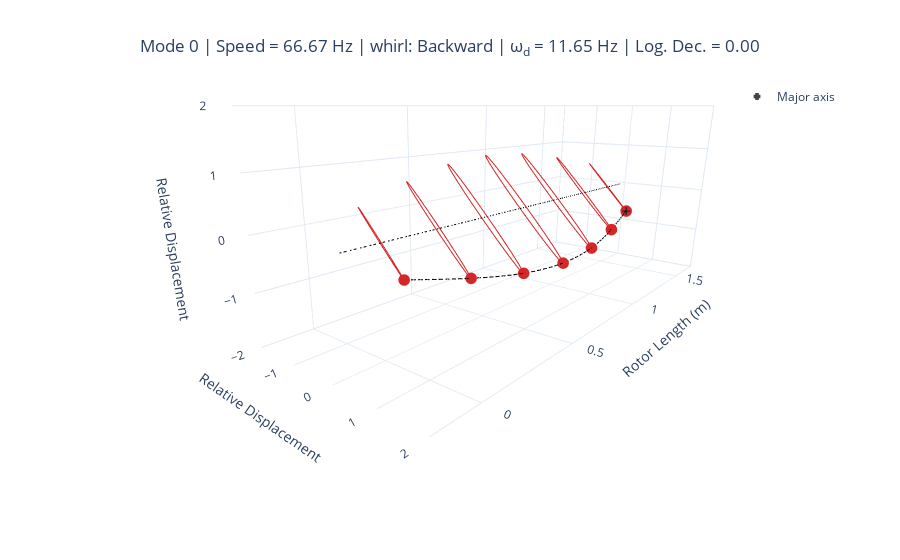
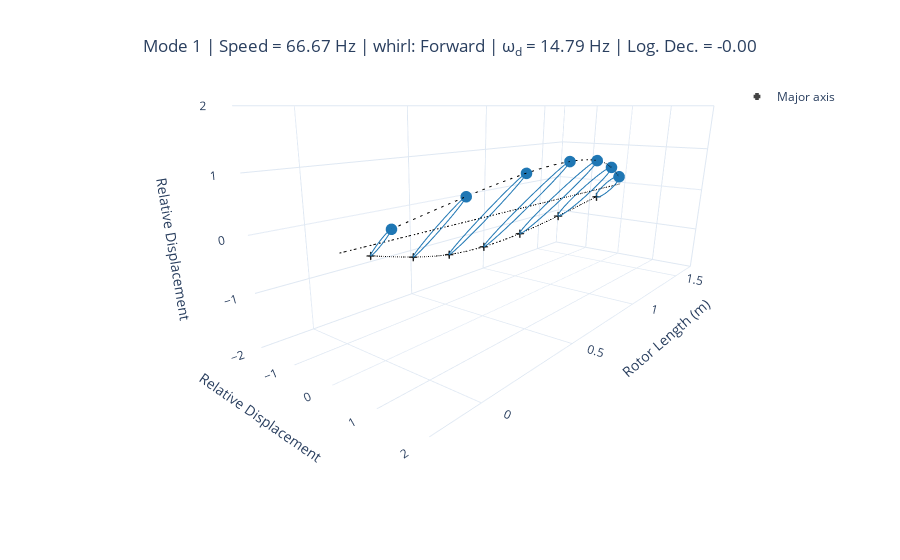
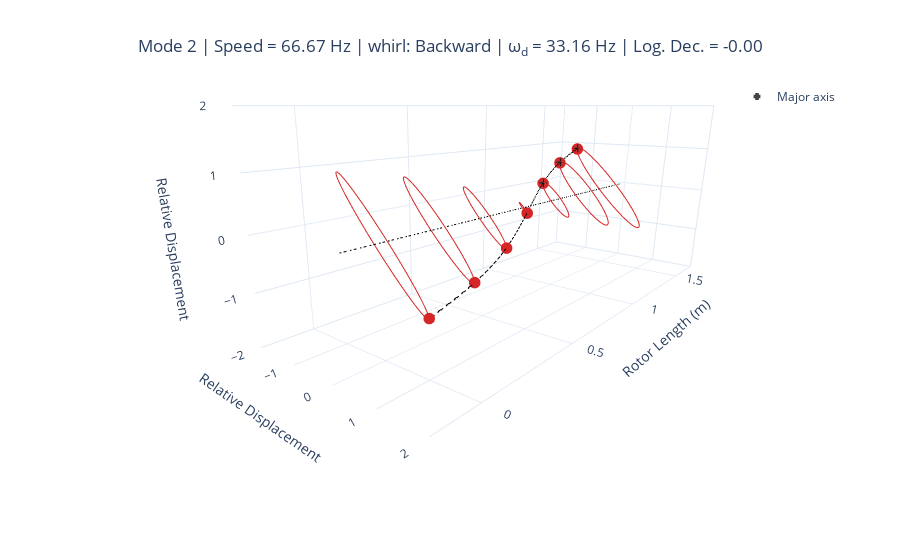
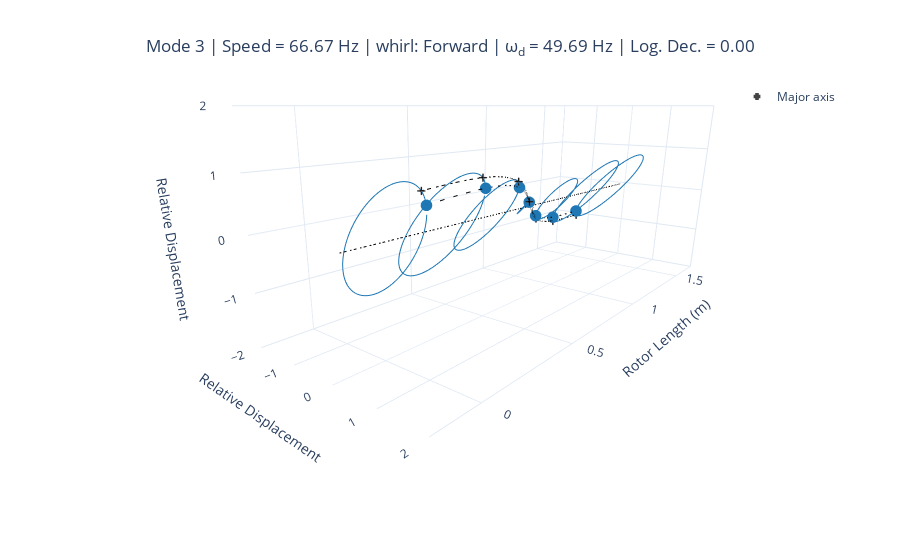

Notebook cell for these charts, in order:
### Code cell
for mode in range(7):
    display(modal.plot_mode_3d(mode, frequency_units="Hz"))
